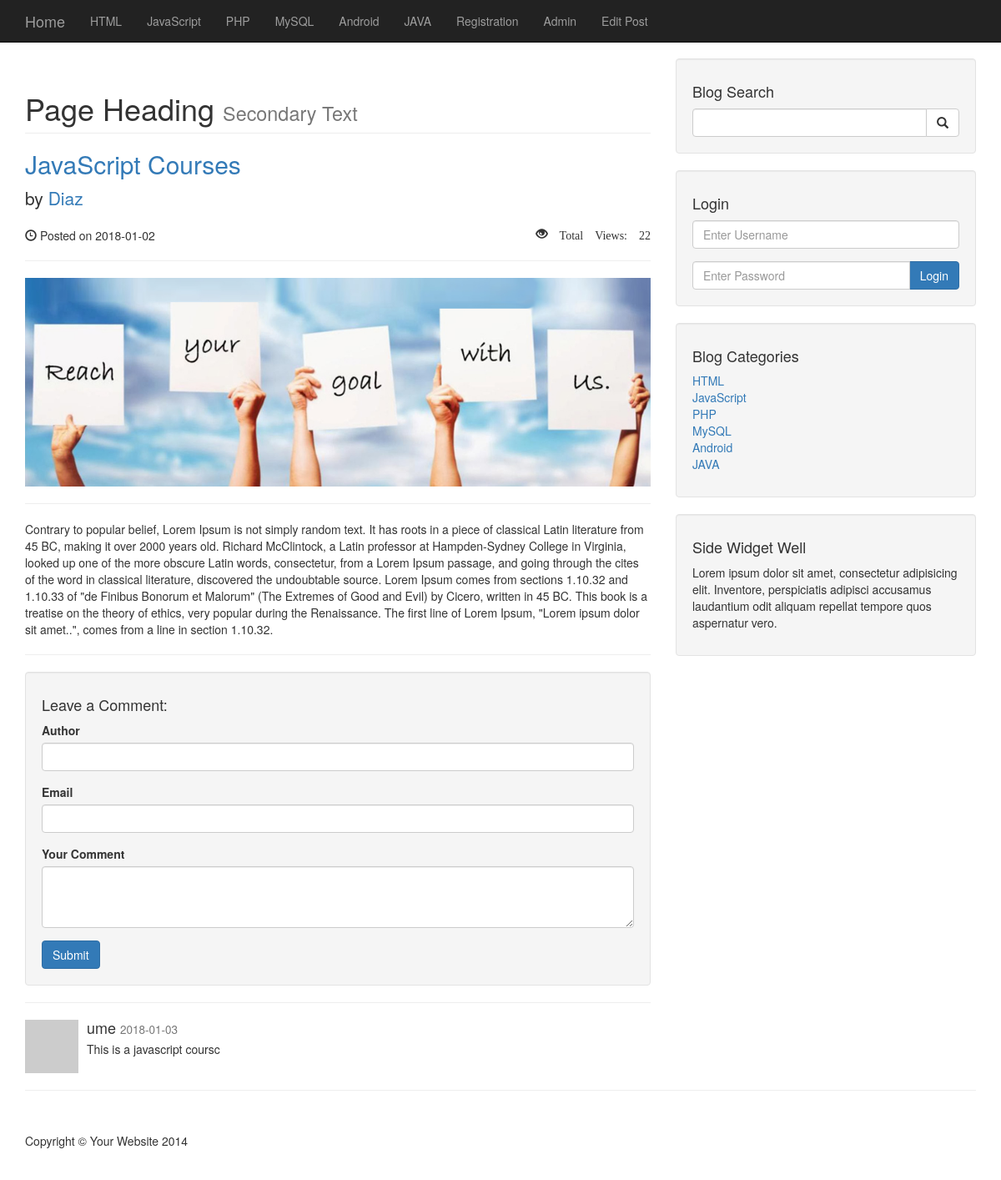
The app's page /post.php?p_id=3 with its own data.
### tables this page shows
CREATE TABLE `categories` (
  `cat_id` int(3) NOT NULL,
  `cat_title` varchar(255) NOT NULL
);

CREATE TABLE `posts` (
  `post_id` int(3) NOT NULL,
  `post_category_id` int(3) NOT NULL,
  `post_title` varchar(255) NOT NULL,
  `post_author` varchar(255) NOT NULL,
  `post_user` varchar(255) NOT NULL,
  `post_date` date NOT NULL,
  `post_image` text NOT NULL,
  `post_content` text NOT NULL,
  `post_tags` varchar(255) NOT NULL,
  `post_comment_count` int(11) NOT NULL,
  `post_status` varchar(255) NOT NULL DEFAULT 'draft',
  `post_views_count` int(11) NOT NULL
);

CREATE TABLE `comments` (
  `comment_id` int(3) NOT NULL,
  `comment_post_id` int(3) NOT NULL,
  `comment_author` varchar(255) NOT NULL,
  `comment_email` varchar(255) NOT NULL,
  `comment_content` text NOT NULL,
  `comment_status` varchar(255) NOT NULL,
  `comment_date` date NOT NULL
);

### post.php (the view, shortened to what this page needs)
<?php
    include 'includes/db.php';
    include 'includes/header.php';
 ?>
    <?php include 'includes/navigation.php'; ?>
    <div class="container">
        <div class="row">
            <div class="col-md-8">
                <?php
                if (isset($_GET['p_id'])) {
                    $the_post_id = $_GET['p_id'];
                    $query = "SELECT * FROM posts WHERE post_id = $the_post_id";
                    $select_all_posts_query = mysqli_query($connection, $query);
                    while ($row = mysqli_fetch_assoc($select_all_posts_query)) {
                        $post_title = $row['post_title'];
                        $post_author = $row['post_author'];
                        $post_date = $row['post_date'];
                        $post_image = $row['post_image'];
                        $post_content = $row['post_content'];
                        $post_views_count = $row['post_views_count'];
                    ?>
                    <h1 class="page-header">
                        Page Heading
                        <small>Secondary Text</small>
                    </h1>
                    <h2>
                        <a href="#"><?php echo $post_title; ?></a>
                    </h2>
                    <p class="lead">
                        by <a href="index.php"><?php echo $post_author; ?></a>
                    </p>
                    <p><span class="glyphicon glyphicon-time"></span> Posted on <?php echo $post_date; ?>
                        <span class="glyphicon glyphicon-eye-open" style="float: right;"> Total Views: <?php echo "$post_views_count"; ?></span>
                    </p>
                    <hr>
                    <img class="img-responsive" src="img/<?php echo $post_image; ?>" alt="<?php echo $post_image; ?>">
                    <hr>
                    <p><?php echo $post_content; ?></p>
                    <hr>
                    <?php  }
                } else{
                    header("Loacation: index.php");
                 }
                ?>
<div class="well">
    <h4>Leave a Comment:</h4>
    <form action="#" method="post" role="form">
        <div class="form-group">
            <label for="author">Author</label>
            <input type="text" class="form-control" name="comment_author">
        </div>
        <div class="form-group">
            <label for="email">Email</label>
            <input type="email" class="form-control" name="comment_email">
        </div>
        <div class="form-group">
            <label for="comment">Your Comment</label>
            <textarea name="comment_content" class="form-control" rows="3"></textarea>
        </div>
        <button type="submit" name="create_comment" class="btn btn-primary">Submit</button>
    </form>
</div>
<hr>
<?php
    $query = "SELECT * FROM comments WHERE comment_post_id = {$the_post_id} ";
    $query .="AND comment_status = 'Approved' ";
    $query .="ORDER BY comment_id DESC ";
    $select_comment_query = mysqli_query($connection, $query);
    while ($row = mysqli_fetch_assoc($select_comment_query)) {
        $comment_date = $row['comment_date'];
        $comment_author = $row['comment_author'];
        $comment_content = $row['comment_content'];
    ?>
    <div class="media">
        <a class="pull-left" href="#">
            <img class="media-object" src="http://placehold.it/64x64" alt="">
        </a>
        <div class="media-body">
            <h4 class="media-heading"><?php echo $comment_author; ?>
            <small><?php echo $comment_date; ?></small>
            </h4>
            <?php echo $comment_content; ?>
        </div>
    </div>
    <?php  } ?>
            </div>
           <?php include 'includes/sidebar.php'; ?>
        </div>
        <hr>
<?php include 'includes/footer.php'; ?>

### includes/header.php (shortened to what this page needs)
<!DOCTYPE html>
<html lang="en">
<head>
    <link href="css/bootstrap.min.css" rel="stylesheet">
    <link href="css/blog-home.css" rel="stylesheet">
    <link href="css/styles.css" rel="stylesheet">
</head>
<body>

### includes/navigation.php (shortened to what this page needs)
<nav class="navbar navbar-inverse navbar-fixed-top" role="navigation">
    <div class="container">
        <div class="navbar-header">
            <a class="navbar-brand" href="index.php">Home</a>
        </div>
        <div class="collapse navbar-collapse" id="bs-example-navbar-collapse-1">
            <ul class="nav navbar-nav">
                <?php
                $query = "SELECT * FROM categories";
                $select_all_catagories_query = mysqli_query($connection, $query);
                while ($row = mysqli_fetch_assoc($select_all_catagories_query)) {
                    $cat_title = $row['cat_title'];
                    $cat_id = $row['cat_id'];
                    echo "<li><a href='category.php?category=$cat_id'>{$cat_title}</a></li>";
                }
                ?>
                 <li>
                    <a href="registration.php">Registration</a>
                </li>
                <li>
                    <a href="admin">Admin</a>
                </li>
                <?php
                    if (!isset($_SESSION['user_role'])) {
                        if (isset($_GET['p_id'])) {
                            $the_post_id = $_GET['p_id'];
                            echo "<li><a href='admin/posts.php?source=edit_post&p_id={$the_post_id}'>Edit Post</a></li>";
                        }
                    }
                 ?>
            </ul>
        </div>
    </div>
</nav>

### includes/sidebar.php
<div class="col-md-4">
    <div class="well">
        <h4>Blog Search</h4>
        <form action="search.php" method="post">
            <div class="input-group">
                <input type="text" name="search" class="form-control">
                <span class="input-group-btn">
                    <button name="submit" class="btn btn-default" type="submit">
                    <span class="glyphicon glyphicon-search"></span>
                    </button>
                </span>
            </div>
        </form>
    </div>
    <div class="well">
        <h4>Login</h4>
        <form action="includes/login.php" method="post">
            <div class="form-group">
                <input type="text" name="username" class="form-control" placeholder="Enter Username">
            </div>
            <div class="input-group">
                <input type="password" name="password" class="form-control" placeholder="Enter Password">
                <span class="input-group-btn">
                    <button name="login" class="btn btn-primary" type="submit" >Login
                    </button>
                </span>
            </div>
        </form>
    </div>
    <div class="well">
        <?php
        $query = "SELECT * FROM categories";
        $select_catagories_sidebar = mysqli_query($connection, $query);
        ?>
        <h4>Blog Categories</h4>
        <div class="row">
            <div class="col-lg-12">
                <ul class="list-unstyled">
    <?php
    while ($row = mysqli_fetch_assoc($select_catagories_sidebar)) {
        $cat_title = $row['cat_title'];
        $cat_id = $row['cat_id'];
        echo "<li><a href='category.php?category=$cat_id'>{$cat_title}</a></li>";
    }
    ?>
</ul>
</div>
</div>
</div>
    <?php include 'includes/widget.php'; ?>
</div>

### includes/widget.php
<div class="well">
	<h4>Side Widget Well</h4>
	<p>Lorem ipsum dolor sit amet, consectetur adipisicing elit. Inventore, perspiciatis adipisci accusamus laudantium odit aliquam repellat tempore quos aspernatur vero.</p>
</div>

### includes/footer.php (shortened to what this page needs)
        <footer>
            <div class="row">
                <div class="col-lg-12">
                    <p>Copyright &copy; Your Website 2014</p>
                </div>
            </div>
        </footer>
    </div>
</body>
</html>

### css/blog-home.css (style rules this page uses)
body { padding-top: 70px; }
footer { margin: 50px 0; }

### records on screen
categories: cat_title "HTML"
categories: cat_title "JavaScript"
categories: cat_title "PHP"
categories: cat_title "MySQL"
categories: cat_title "Android"
categories: cat_title "JAVA"
posts: post_title "JavaScript Courses", post_author "Diaz", post_date "2018-01-02", post_views_count "22", post_image (picture), post_content "Contrary to popular belief, Lorem Ipsum is not simply random text. It has roots in a piece of classical Latin literature from 45 BC, making it over 2000 years old. Richard McClintock, a Latin professor at Hampden-Sydney College in Virginia, looked up one of the more obscure Latin words, consectetur, from a Lorem Ipsum passage, and going through the cites of the word in classical literature, discovered the undoubtable source. Lorem Ipsum comes from sections 1.10.32 and 1.10.33 of \"de Finibus Bonorum et Malorum\" (The Extremes of Good and Evil) by Cicero, written in 45 BC. This book is a treatise on the theory of ethics, very popular during the Renaissance. The first line of Lorem Ipsum,…"
comments: comment_author "ume", comment_date "2018-01-03", comment_content "This is a javascript coursc"
